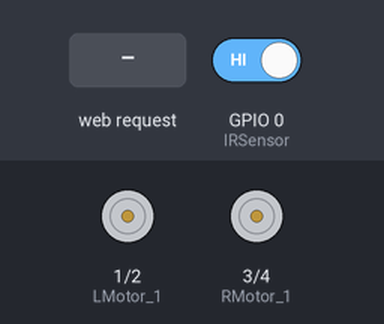
Simulated run of this sketch. Board: ESP8266 (NodeMCU). On the bench: motor-driver pin pairs drawn as motors (green arrow = first pin HIGH = forward, orange = second pin HIGH = backward, longer = more drive, scaled by the enable pin). The test bench sets the inputs (shaded band); at power-on: GPIO 0 (IRSensor) HIGH. WiFi joins after 1.5 s; servers stay silent unless stated; what the sketch prints to the serial monitor is not drawn.

Above: at 12.2 s.
12.3 s: HTTP request GET /?direction=F received
At 13.3 s:
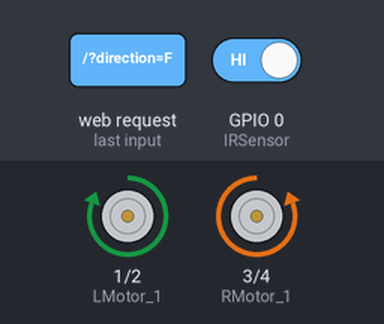
13.8 s: HTTP request GET /?direction=B received
At 14.4 s:
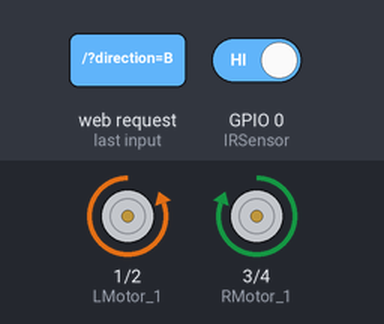
15.3 s: HTTP request GET /?direction=R received
At 16.7 s:
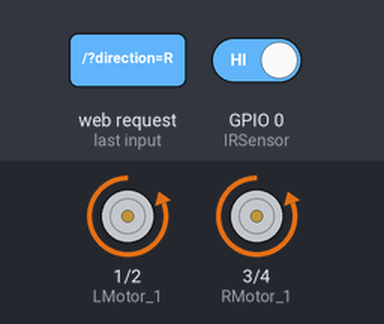
Timing chart, 0 to 18.3 s (numbered marks = the images above; inputs shaded):
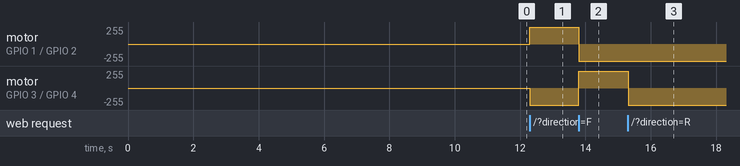

Measured:
- after the input at 12.3 s, motor on GPIO 1 (LMotor_1) / GPIO 2 (LMotor_2): stopped → forward 255/255 at once; motor on GPIO 3 (RMotor_1) / GPIO 4 (RMotor_2): stopped → backward 255/255 at once
- after the input at 13.8 s, motor on GPIO 1 (LMotor_1) / GPIO 2 (LMotor_2): forward 255/255 → backward 255/255 at once; motor on GPIO 3 (RMotor_1) / GPIO 4 (RMotor_2): backward 255/255 → forward 255/255 at once
- after the input at 15.3 s, motor on GPIO 3 (RMotor_1) / GPIO 4 (RMotor_2): forward 255/255 → backward 255/255 at once

The sketch:

gesture_pico.ino
```cpp
/* include library */
#include <Arduino.h>
#include "WiFi.h"
#include "ESP8266WebServer.h"

WiFiClient client;

/* defining server port */
ESP8266WebServer server(80);

/* Define WiFi Credentials */
const char* ssid = "****"; /* Your SSID */
const char* password = "****"; /* Your Password */

String direction = "";
int robospeed = 800; /* Defining speed limit min 400 to max 1023 */

/* Defining right and left motor pins */
int RMotor_1 = 3;  /* Right Motor GP0 */
int RMotor_2 = 4;  /* Right Motor GP2 */
int LMotor_1 = 1; /* Left Motor GP13 */
int LMotor_2 = 2; /* Left Motor GP15 */

/* Defining L298N enable pins */
int REnable = 10; /* Right Motor Enable Pin GP14 */
int LEnable = 11; /* Right Motor Enable Pin GP12 */

/* Infrared Sensor Pin */
int IRSensor = 0; // Connect the IR sensor to GPIO pin 4

void setup() {
  Serial.begin(115200);
  Serial.println("GPIO test!");

  /* Initialize Motor Control Pins as Output */
  pinMode(RMotor_1, OUTPUT);
  pinMode(RMotor_2, OUTPUT);
  pinMode(LMotor_1, OUTPUT);
  pinMode(LMotor_2, OUTPUT);

  /* Initialize Motor Enable Pins as Output */
  pinMode(REnable, OUTPUT);
  pinMode(LEnable, OUTPUT);

  /* Initialize IR Sensor Pin as Input */
  pinMode(IRSensor, INPUT);

  /* Connecting to WiFi */
  connectingToWiFi();

  server.on("/", HTTP_GET, handleRequest);
  server.onNotFound(handleRequest);

  /* Starting Server */
  server.begin();
  Serial.println("Server started");

  /* Starting Server */
  analogWrite(REnable, robospeed);
  analogWrite(LEnable, robospeed);
}

void loop() {
  /* Handling Request */
  server.handleClient();
  String direction = server.arg("direction");
  Serial.println(direction);

  // Check if the IR sensor detects an obstacle
  if (digitalRead(IRSensor) == LOW && direction == "F") {
    // Obstacle detected and the direction is forward, prevent the car from moving forward
    move_stop();
  } else {
    // No obstacle or other directions, allow the car to move based on the received direction
    if (direction == "F") {
      move_forward();
    } else if (direction == "B") {
      move_backward();
    } else if (direction == "R") {
      turn_right();
    } else if (direction == "L") {
      turn_left();
    } else if (direction == "S") {
      move_stop();
    }
  }
}


void handleRequest() {
  if (server.hasArg("direction")) {
    Serial.println(server.arg("direction"));
  }
  server.send(200, "text/html", "");
  delay(1);
}

void connectingToWiFi() {
  delay(3000);
  WiFi.disconnect(true);
  delay(1000);
  Serial.println("Connecting to WiFi");
  WiFi.begin(ssid, password);

  while (WiFi.status() != WL_CONNECTED) {
    delay(1000);
    Serial.print(".");
  }

  Serial.println("Connected");
  Serial.println("Local IP is : ");
  Serial.print(WiFi.localIP());
  delay(5000);
}

/* Move Forward */
void move_forward() {
  digitalWrite(RMotor_1, LOW);
  digitalWrite(RMotor_2, HIGH);
  digitalWrite(LMotor_1, HIGH);
  digitalWrite(LMotor_2, LOW);
}

/* Move Backward */
void move_backward() {
  digitalWrite(RMotor_1, HIGH);
  digitalWrite(RMotor_2, LOW);
  digitalWrite(LMotor_1, LOW);
  digitalWrite(LMotor_2, HIGH);
}

/* Turn Right */
void turn_right() {
  digitalWrite(RMotor_1, LOW);
  digitalWrite(RMotor_2, HIGH);
  digitalWrite(LMotor_1, LOW);
  digitalWrite(LMotor_2, HIGH);
}

/* Turn Left */
void turn_left() {
  digitalWrite(RMotor_1, HIGH);
  digitalWrite(RMotor_2, LOW);
  digitalWrite(LMotor_1, HIGH);
  digitalWrite(LMotor_2, LOW);
}

/* Stop Move */
void move_stop() {
  digitalWrite(RMotor_1, LOW);
  digitalWrite(RMotor_2, LOW);
  digitalWrite(LMotor_1, LOW);
  digitalWrite(LMotor_2, LOW);
}
```
